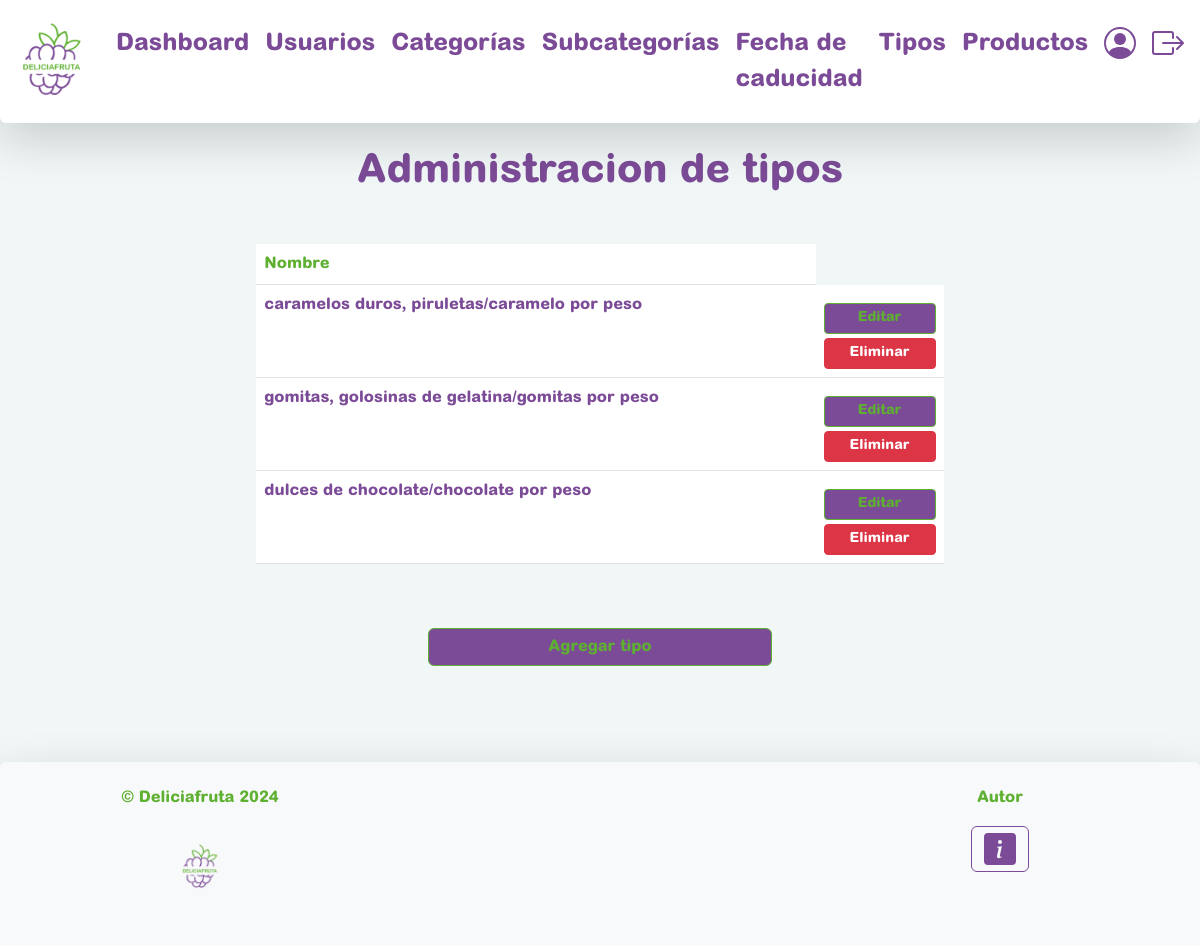
/admin/index.php?sec=admin_tipos (signed in), run on the app's committed database.
### tables this page shows
CREATE TABLE `tipo` (
  `id` int(10) UNSIGNED NOT NULL,
  `nombre` varchar(256) NOT NULL
);

### class/Tipo.php (called while the page is built, shortened)
<?php
class Tipo
    {
        protected $id;
        protected $nombre;
        public function catalogo_completo(): array
        {
            $conexion = Conexion::getConexion();
            $query = "SELECT * FROM tipo";
            $PDOStatement = $conexion->prepare($query);
            $PDOStatement->setFetchMode(PDO::FETCH_CLASS, self::class);
            $PDOStatement->execute();
            $catalogo = $PDOStatement->fetchAll();
            return $catalogo;
        }
        public function getId()
        {
                return $this->id;
        }
        public function getNombre()
        {
                return $this->nombre;
        }
    }

### admin/views/admin_tipos.php (the view, shortened to what this page needs)
<?php
    $tipos = (new Tipo())->catalogo_completo();
?>
<div class="container my-5">
    <div class="row justify-content-center">
        <div class="col-md-8">
            <h1 class="text-center mb-5 fw-bold">Administracion de tipos</h1>
            <div class="row mb-5 d-flex align-items-center">
                <table class="table">
                    <thead>
                        <tr>
                            <th scope="col"><strong>Nombre</strong></th>
                        </tr>
                    </thead>
                    <tbody>
                        <?php foreach ($tipos as $tipo) { ?>
                        <tr>
                            <td><strong class="strong"><?= $tipo->getNombre() ?> </strong></td>
                            <td>
                                <a href="index.php?sec=edit_tipo&id=<?= $tipo->getId() ?>" class="d-block btn btn-sm btn-primary mb-1">Editar</a>
                                <a href="index.php?sec=delete_tipo&id=<?= $tipo->getId() ?>" class="d-block btn btn-sm btn-danger">Eliminar</a>
                            </td>
                        </tr>
                        <?php } ?>
                    </tbody>
                </table>
                <a href="index.php?sec=add_tipo" class="btn btn-primary mt-5 w-50">Agregar tipo</a>
            </div>
        </div>
    </div>
</div>

### css/estilos.css (style rules this page uses)
* { color: rgb(124, 75, 151); font-family: "Arial Rounded MT Std Extra Bold"; font-weight: bold; }
body { background-color: rgb(241, 247, 247); margin-top: 50px; padding-top: 50px; }
h1, h2, p { color: rgb(124, 75, 151); text-align: center; }
.btn-primary { background-color: rgb(124, 75, 151); color: rgb(94, 176, 48); border-color: rgb(94, 176, 48); }
.row { margin-left: 5px; margin-right: 5px; }
.row { margin-top: 15px; margin-bottom: 15px; }
#form button, .btn-primary { display: block; margin: 0 auto; margin-top: 10px; }

### admin/views/admin_tipos.php (style rules this page uses)
.container { margin-top: 25px; margin-bottom: 15px; }
strong { color: rgb(94, 176, 48); }
.strong { color: rgb(124, 75, 151); }

### data on the page
tipo: nombre "caramelos duros, piruletas/caramelo por peso"
tipo: nombre "gomitas, golosinas de gelatina/gomitas por peso"
tipo: nombre "dulces de chocolate/chocolate por peso"
